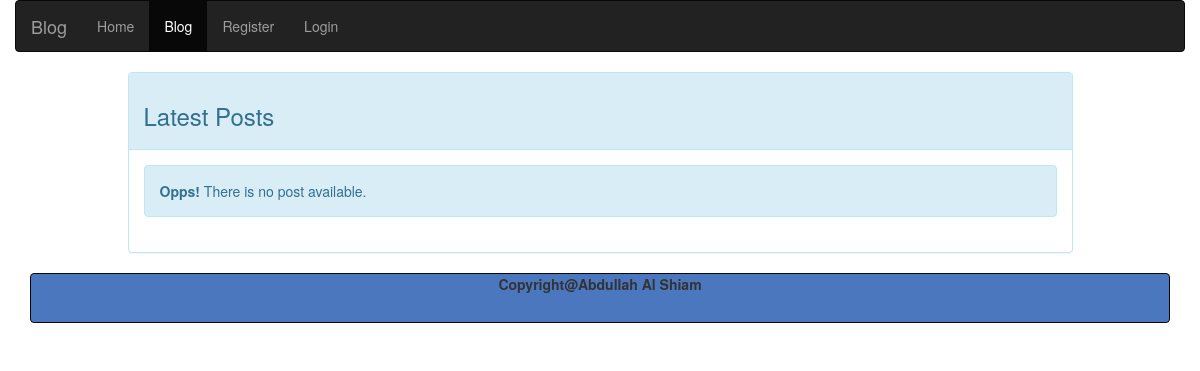
Before: /?controller=posts&action=index with the older database file.
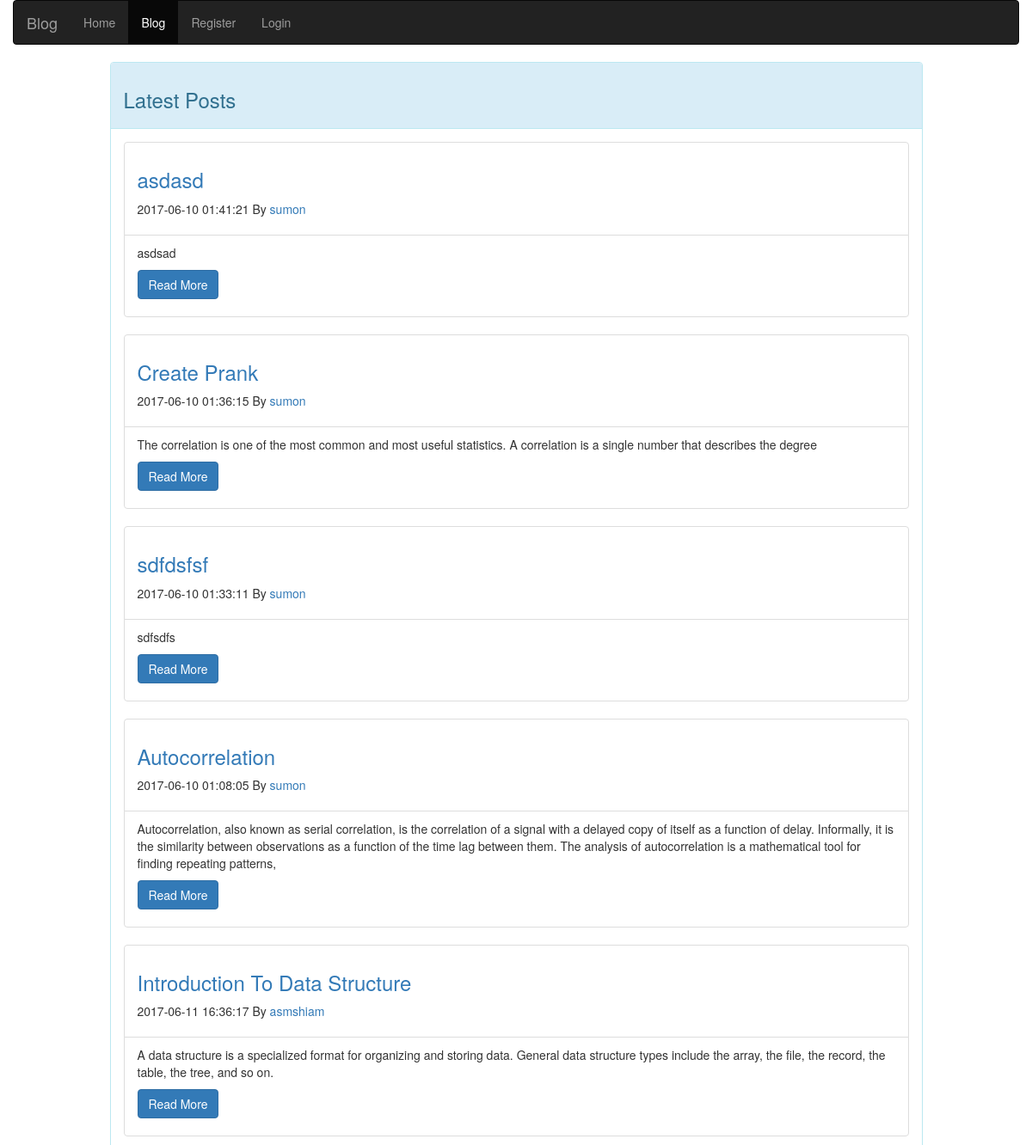
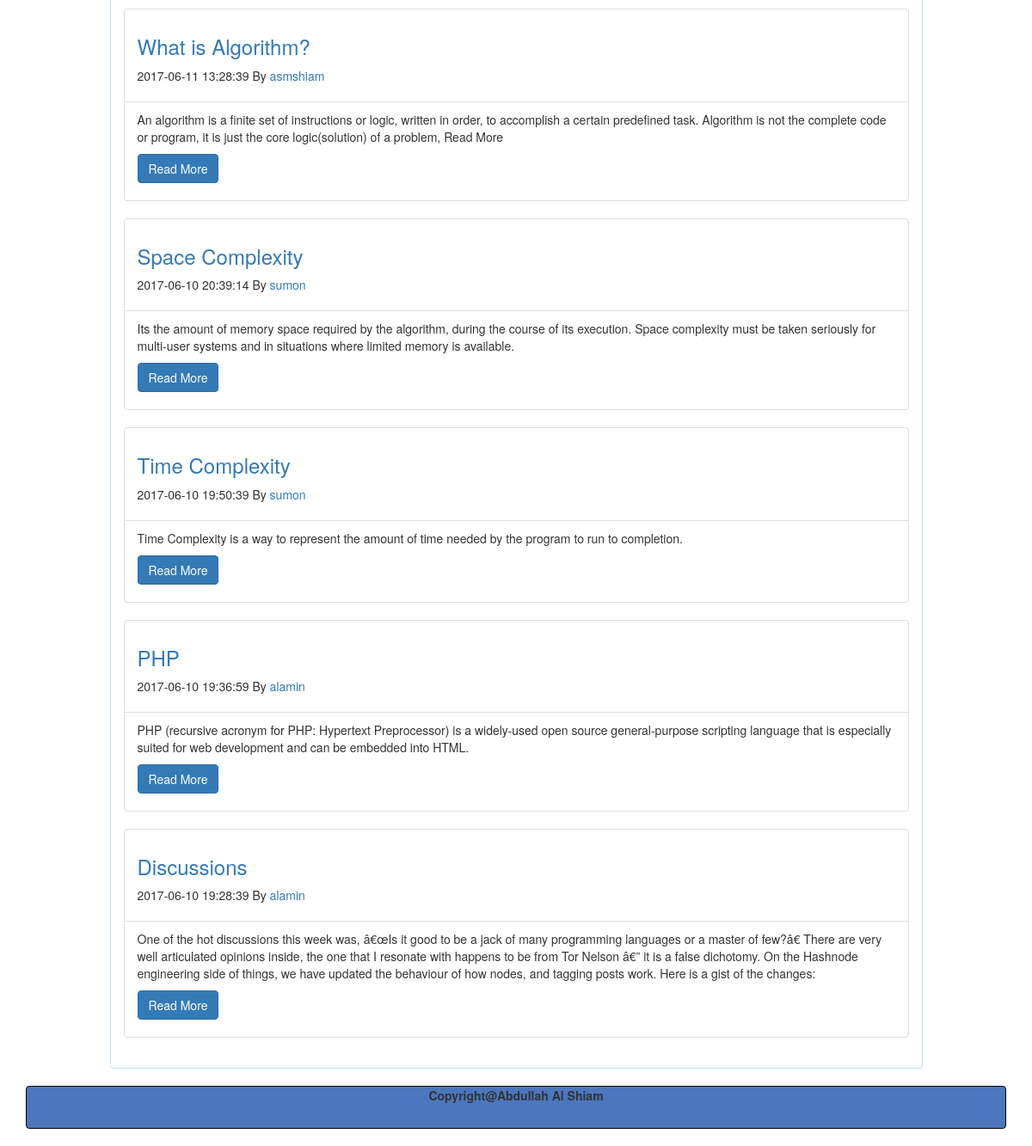
After: the same page with the newer database file (2 pictures, top to bottom).
### tables this page shows
CREATE TABLE `posts` (
  `id` int(11) NOT NULL,
  `user_id` int(45) NOT NULL,
  `title` text NOT NULL,
  `content` text NOT NULL,
  `description` text NOT NULL,
  `active` int(50) NOT NULL,
  `created_date` datetime NOT NULL
);

CREATE TABLE `user` (
  `user_id` int(11) NOT NULL,
  `user_name` varchar(45) NOT NULL,
  `email` varchar(45) NOT NULL,
  `password` varchar(45) NOT NULL,
  `created_date` datetime NOT NULL
);

### index.php (called while the page is built, shortened)
<?php
  if (isset($_GET['controller']) && isset($_GET['action'])) {
    $controller = $_GET['controller'];
    $action     = $_GET['action'];
  } else {
    $controller = 'pages';
    $action     = 'home';
  }
  require_once('views/layout.php');
?>

### controllers/posts_controller.php (called while the page is built, shortened)
<?php
  class PostsController {
    public function index() {
      $posts = Model::all();
      require_once('views/posts/index.php');
    }
  }
?>

### models/model.php (called while the page is built, shortened)
<?php
  class Model {
    public static function all() {
       $db = mysqli_connect("localhost", "root", "", "simple_blog");
       $result =mysqli_query($db,'SELECT * FROM posts WHERE active=1 ORDER BY `id` DESC');
     if (mysqli_num_rows($result) == 0) {
        $message="There is no posts available";
    }
    else {
    return $result;
      }
    }
       public static function GetuserNameByPostUserId($userid) {
       $db = mysqli_connect("localhost", "root", "", "simple_blog");
       $result =mysqli_query($db,"SELECT user_name FROM user WHERE user_id='$userid'");
     if (mysqli_num_rows($result) == 0) {
        $message="There is no posts available";
    }
    else {
      $row=mysqli_fetch_array($result);
    return $row;
      }
    }
  }
?>

### views/posts/index.php (the view, shortened to what this page needs)
<div class="container">
<?php include 'header.php'; ?>
<div class="row">
<div class="col-md-10 col-md-offset-1">
<div class="panel panel-info">
  <div class="panel-heading">
    <h3>Latest Posts</h3>
  </div>
  <div class="panel-body">
 <div class="">
 <?php
 if (isset($_SESSION['allposts'])) {
  while($post=mysqli_fetch_array($posts)) {
    $userid=$post['user_id'];
    $Getusername=Model::GetuserNameByPostUserId($userid);
    ?>
    <div class="list-group">
    <div class="list-group-item">
      <h3><a href="?controller=posts&action=show&id=<?php echo $post['id']; ?>">  <h3><?php echo $post['title']; ?></h3></a>
              </h3>
      <p><?php echo $post['created_date']; ?> By <a href="#"><?php echo $Getusername[0]; ?></a></p>
    </div>
    <div class="list-group-item">
      <article>
        <p><?php echo $post['content']; ?></p>
   <p> <a href='?controller=posts&action=show&id=<?php echo $post['id']; ?>' class="btn btn-primary">Read More</a></p>
      </article>
    </div>
  </div>
<?php } }
else{
 echo "<div class='alert alert-info'>
  <strong>Opps!</strong> There is no post available.
</div>";
}
?>
</div>
  </div>
</div>
</div>
</div>
 <footer>
  <nav class="navbar navbar-default navbar-inverse" style="background-color: #4B77BE;"  role="navigation">
      <p class="text-center"><b>Copyright@Abdullah Al Shiam</b></p>
    </nav>
    </footer>
</div>

### views/layout.php (shortened to what this page needs)
<DOCTYPE html>
<html>
  <head>
  <link rel="stylesheet" type="text/css" href="bootstrap/css/bootstrap.min.css">
  </head>
  <body>
<?php require_once('routes.php'); ?>
  </body>
<html>

### routes.php (shortened to what this page needs)
<?php
  function call($controller, $action) {
    switch($controller) {
      case 'posts':
        require_once('models/model.php');
        $controller = new PostsController();
      break;
    }
    $controller->{ $action }();
  }
  $controllers = array('pages' => ['home', 'error','login','register','logout','create_post','edit_post','profile'],
                       'posts' => ['index', 'show','my_post']);
  if (array_key_exists($controller, $controllers)) {
    if (in_array($action, $controllers[$controller])) {
      call($controller, $action);
    } else {
      call('pages', 'error');
    }
  } else {
    call('pages', 'error');
  }
?>

### views/posts/header.php (shortened to what this page needs)
  <div class="row">
  <div class="navbar navbar-default navbar-inverse"  role="navigation">
    <div class="nav-header">
      <a href="#" class="navbar-brand">Blog</a>
    </div>
      <div class="navbar-collapse collapse">
        <ul class="nav navbar-nav">
              <li ><a href='?controller=pages&action=home'>Home</a></li>
            <li class="active "><a href='?controller=posts&action=index'>Blog</a></li>
             <?php if (!isset($_SESSION['user_name'])) {
            ?>
           <li><a href='?controller=pages&action=register'>Register</a></li>
           <?php } ?>
            <?php if (!isset($_SESSION['user_name'])) {
            ?>
           <li><a href='?controller=pages&action=login'>Login</a></li>
               <?php } ?>
         </ul>
      </div>
</div>
  </div>

Changed rows visible on the page:
added posts: title "asdasd", created_date "2017-06-10 01:41:21", user.user_name "sumon", content "asdsad"
added posts: title "Create Prank", created_date "2017-06-10 01:36:15", user.user_name "sumon", content "The correlation is one of the most common and most useful statistics. A correlation is a single number that describes the degree"
added posts: title "sdfdsfsf", created_date "2017-06-10 01:33:11", user.user_name "sumon", content "sdfsdfs"
added posts: title "Autocorrelation", created_date "2017-06-10 01:08:05", user.user_name "sumon", content "Autocorrelation, also known as serial correlation, is the correlation of a signal with a delayed copy of itself as a function of delay. Informally, it is the similarity between observations as a function of the time lag between them. The analysis of autocorrelation is a mathematical tool for finding repeating patterns,"
now on this page (row edited): posts: title "Introduction To Data Structure", created_date "2017-06-11 16:36:17", user.user_name "asmshiam", content "A data structure is a specialized format for organizing and storing data. General data structure types include the array, the file, the record, the table, the tree, and so on."
now on this page (row edited): posts: title "What is Algorithm?", created_date "2017-06-11 13:28:39", user.user_name "asmshiam", content "An algorithm is a finite set of instructions or logic, written in order, to accomplish a certain predefined task. Algorithm is not the complete code or program, it is just the core logic(solution) of a problem, Read More"
now on this page (row edited): posts: title "Space Complexity", created_date "2017-06-10 20:39:14", user.user_name "sumon", content "Its the amount of memory space required by the algorithm, during the course of its execution. Space complexity must be taken seriously for multi-user systems and in situations where limited memory is available."
now on this page (row edited): posts: title "Time Complexity", created_date "2017-06-10 19:50:39", user.user_name "sumon", content "Time Complexity is a way to represent the amount of time needed by the program to run to completion."
now on this page (row edited): posts: title "PHP", created_date "2017-06-10 19:36:59", user.user_name "alamin", content "PHP (recursive acronym for PHP: Hypertext Preprocessor) is a widely-used open source general-purpose scripting language that is especially suited for web development and can be embedded into HTML."
now on this page (row edited): posts: title "Discussions", created_date "2017-06-10 19:28:39", user.user_name "alamin", content "One of the hot discussions this week was, â€œIs it good to be a jack of many programming languages or a master of few?â€ There are very well articulated opinions inside, the one that I resonate with happens to be from Tor Nelson â€” it is a false dichotomy. On the Hashnode engineering side of things, we have updated the behaviour of how nodes, and tagging posts work. Here is a gist of the changes:"
Other visible differences:
text no longer shown: "Opps! There is no post available."
